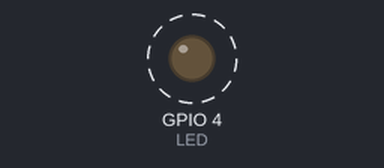
The sketch below on a simulated ESP32. Shown: output pins drawn as LEDs (lit = HIGH). Dashed ring = blinking. What the sketch prints to the serial monitor is not drawn.

Above: at 0.2 s.
Timing chart, 0 to 3.0 s (numbered marks = the images above):
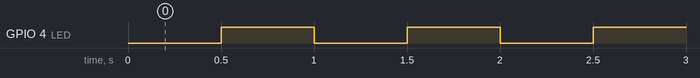

Measured:
- by itself, GPIO 4 (LED): alternates HIGH for 0.50 s and LOW for 0.50 s

The sketch:

01-blink-led.ino
```cpp
/*
 * 01 - Blink LED (no bloqueante)
 * learn-esp32-with-claude
 *
 * Parpadea un LED externo en GPIO 4 usando millis() en vez de delay(),
 * para que el loop() nunca se bloquee. Imprime el estado por Serial.
 *
 * Cableado:  GPIO4 -> 220Ω -> ánodo(+, pata larga) -> LED -> cátodo(-, pata corta) -> GND
 * Board:     ESP32 Dev Module
 * Serial:    115200 baud
 */

const int LED = 4;                       // GPIO de propósito general (no strapping, no input-only)
const unsigned long INTERVAL = 500;      // ms entre cambios de estado
unsigned long lastToggle = 0;            // timestamp del último cambio
bool ledState = false;

void setup() {
  Serial.begin(115200);
  pinMode(LED, OUTPUT);
}

void loop() {
  unsigned long now = millis();

  // Idiom no bloqueante: ¿pasó INTERVAL desde el último cambio?
  if (now - lastToggle >= INTERVAL) {
    lastToggle = now;
    ledState = !ledState;
    digitalWrite(LED, ledState);
    Serial.printf("LED -> %d  (t=%lu ms)\n", ledState, now);
  }

  // loop() queda libre: acá podrías leer sensores, atender WiFi, etc.
  // sin que el blink se "trabe". Ese es el punto de no usar delay().
}
```
